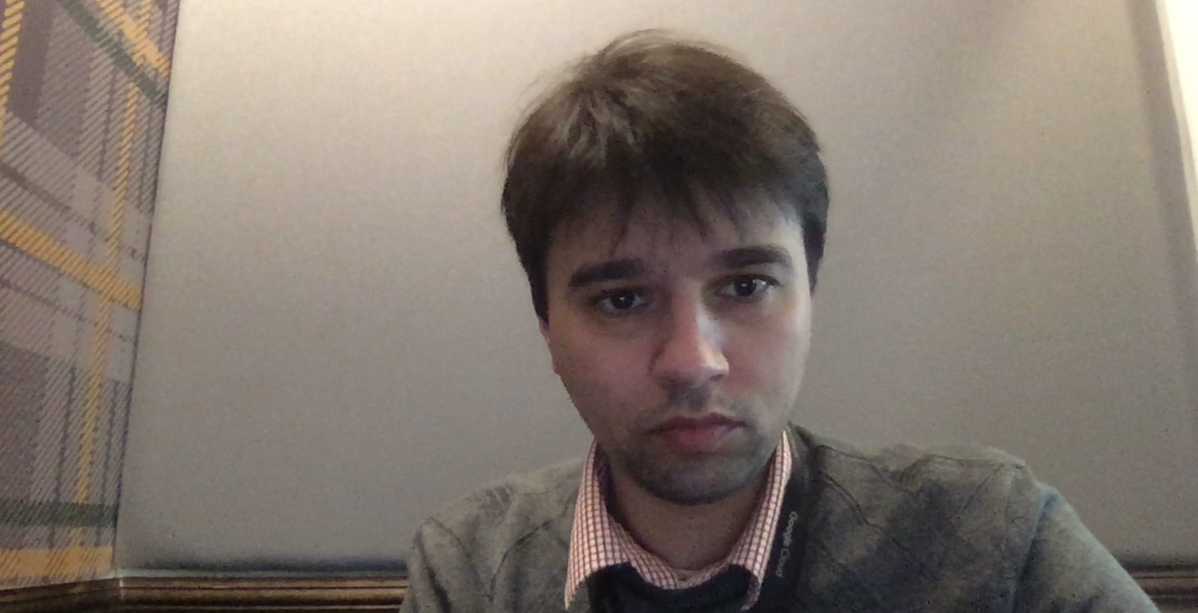
#> input picture aula-5-machine-learning-aplicado/imagens/analise-face-michel.PNG, 2395 x 1226 px (shown at 1/2 size); its folder holds 4 pictures in this run
$ jupyter execute --allow-errors deep-learning-captcha-colab.ipynb   (shell and % lines are left out)
#> lines starting #> are read from the running program, lines starting #| are printed output that depends on the picture
# Utilizando deep-learning para solução de captcha

> Atenção: este notebook foi desenhado para funcionar no **Google Collab**. Se pretende executar localmente prefira a versão local deste notebook, sem o sufixo ```-collab```.

## 1. Requerimentos

Todas as bibliotecas já estão instaladas no Google Colab.

* OpenCV>=4.0.0
* Keras>=2.3.1
* Matplotlib>=3.1.3
* Seaborn>=0.0.10
* Scikit Learn>=0.22.1
* Imutils>=0.5.3

### 1.2 Arquivos

Baixe o repositório do GitHub utilizando o comando abaixo. Em caso de atualização, utilize o comando para apagar o diretório antes.

Vamos agora posicionar o diretório do repositório para a aula respectiva. Nesse caso envie o comando de mudança de diretório.

[cell 1]
%cd fiap-ml-visao-computacional/aula-5-machine-learning-aplicado/

Importação das bibliotecas que serão utilizadas.

[cell 2]
import numpy as np
import matplotlib.image as mpimg
import matplotlib.pyplot as plt
import seaborn as sns
import cv2
import glob
import os
from sklearn.model_selection import train_test_split
from sklearn.preprocessing import LabelBinarizer

from imutils import paths
import imutils

#Exibição na mesma tela do Jupyter

plt.style.use('seaborn')
sns.set_style("whitegrid", {'axes.grid' : False})

from keras.models import Sequential, load_model
from keras.layers.core import Dense, Dropout, Activation

from keras.models import Sequential
from keras.layers import Dense, Conv2D, Dropout, Flatten, MaxPooling2D

Para criar um modelo de Deep Learning para reconhecimento de caracteres, vamos utilizar a base conhecida gerada de um sistema de captcha que foi utilizado nos sistemas do Tribunal Regional do Trabalho de São Paulo.

Neste exemplo, vamos utilizar somente os caracteres que aparecem na maior parte dos desafios de captcha, que na coleta foram de 33 letras e números.

A arquitetura e alguns componentes foram adaptados deste [artigo](https://towardsdatascience.com/image-classification-in-10-minutes-with-mnist-dataset-54c35b77a38d) de Orhan Gazi Yalçın.

## 2. Pré-processamento

### 2.1 Identificando as classes

Como um gerador de captchas nem sempre explora todo o alfabeto, vamos identificar exatamente quais as letras são utilizadas para listar todas as possíveis classes deste problema.

[cell 3]
pasta_imagens_treino = "captcha/imagens/"

lista_classes = []

for file in glob.glob(os.path.join("captcha/imagens/", "*")):
    lista_classes.append(file.split("/")[-1])
#> pass 2 of the loop `for file in glob.glob(os.path.join("captcha/imagens/", "*")):`:
#> pass 3 of the loop `for file in glob.glob(os.path.join("captcha/imagens/", "*")):`:
#> the loop made 4 passes; the first 3 are shown

lista_classes = list(set(lista_classes))
print(lista_classes)
print(len(lista_classes))

### 2.2 Enquadramento de imagem

Vamos deixar uma borda de segurança entre as letras para evitar classificações indevidas.

[cell 4]
def redimensionar_borda(imagem, comprimento, altura):

    # Obtendo as dimensões da imagem
    (h, w) = imagem.shape[:2]

    # Vamos deixar as imagens quadradas, logo se o comprimento for maior que a altura
    if w > h:
        imagem = imutils.resize(imagem, width=comprimento)
    else:
        imagem = imutils.resize(imagem, height=altura)

    # Ajustando a borda
    padW = int((comprimento - imagem.shape[1]) / 2)
    padH = int((altura - imagem.shape[0]) / 2)

    imagem = cv2.copyMakeBorder(imagem, padH, padH, padW, padW, cv2.BORDER_CONSTANT, value=[255,255,255])
    imagem = cv2.resize(imagem, (comprimento, altura), interpolation=cv2.INTER_LANCZOS4)

    return imagem

Exemplo de imagem com tamanho despadronizado.

[cell 5]
imagem = cv2.imread("captcha/imagens/i/000001_3ibaz.png")
#> (the rest of this cell did not finish here and is left out)

#> (a cell that did not finish here is left out)

Exemplo de imagem padronizada, com margem de segurança e tamanho único.

#> (a cell that did not finish here is left out)

### 2.3 Treinamento

Colecionando imagens para treinamento e realizando pequenos ajustes para posterior uso na biblioteca de deep-learning do Keras.

[cell 8]
classes = []
dados_imagem = []

for imagem_caminho in paths.list_images(pasta_imagens_treino):

    # Obtendo imagem e convertendo para escala de cinza
    imagem = cv2.imread(imagem_caminho)
#> imagem is the input picture: shape (1226, 2395, 3); mean B, G, R 111.2, 119.9, 130.4
    imagem = cv2.cvtColor(imagem, cv2.COLOR_BGR2GRAY)
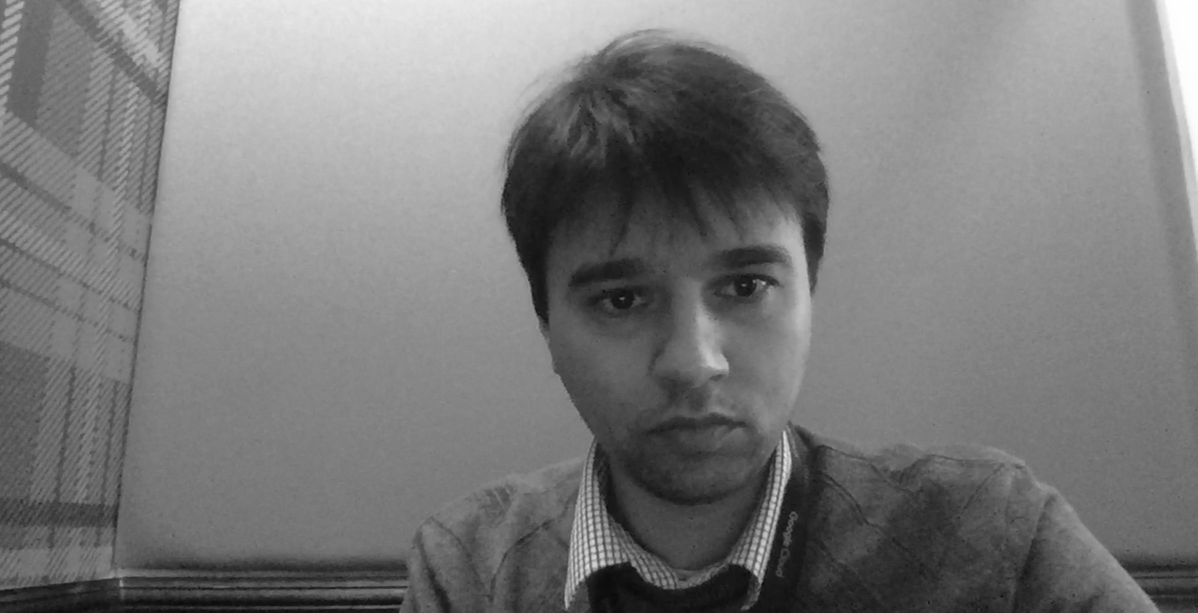
#> imagem: shape (1226, 2395) (shown at 1/2 size); min 7, max 255, mean 122
    imagem = redimensionar_borda(imagem, 20, 20)
#> call 2 of redimensionar_borda, with comprimento = 20, altura = 20
#> in redimensionar_borda (call 2), `imagem = cv2.copyMakeBorder(imagem, padH, padH, padW, padW, cv2.BORDER..`:
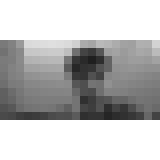
#> imagem: shape (20, 20) (shown 8 times larger); min 31, max 255, mean 188.5

    # Adicionando uma terceira dimensão (Canal Normalizado) conforme especificação do Keras
    imagem = np.expand_dims(imagem, axis=2)

    # Obtendo a caractere pelo nome do diretório
    classe = imagem_caminho.split(os.path.sep)[-2]

    dados_imagem.append(imagem)
    classes.append(classe)
#> pass 2 of the loop `for imagem_caminho in paths.list_images(pasta_imagens_treino):`:
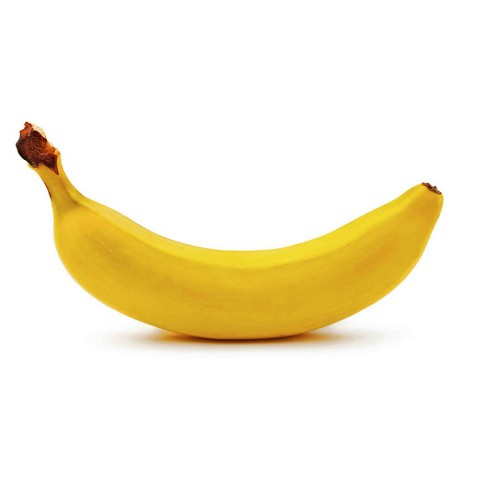
#> input picture aula-5-machine-learning-aplicado/imagens/banana.jpeg, 488 x 488 px
#> imagem is the input picture: shape (488, 488, 3); mean B, G, R 219.5, 241.1, 248.4
#> `imagem = cv2.cvtColor(imagem, cv2.COLOR_BGR2GRAY)`:
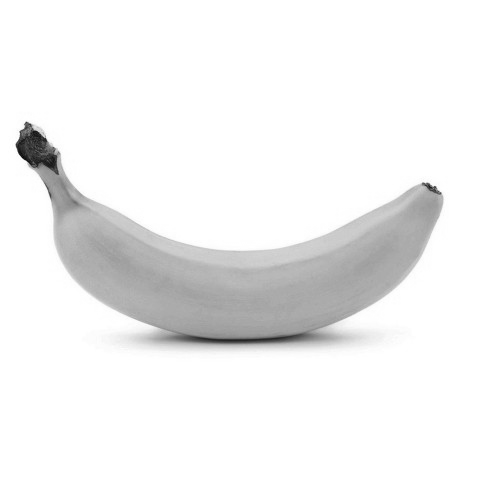
#> imagem: shape (488, 488); min 10, max 255, mean 240.8
#> in redimensionar_borda (call 3), `imagem = imutils.resize(imagem, height=altura)`:
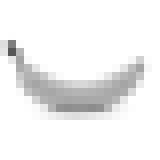
#> imagem: shape (20, 20) (shown 8 times larger); min 87, max 255, mean 240.8
#> pass 3 of the loop `for imagem_caminho in paths.list_images(pasta_imagens_treino):`:
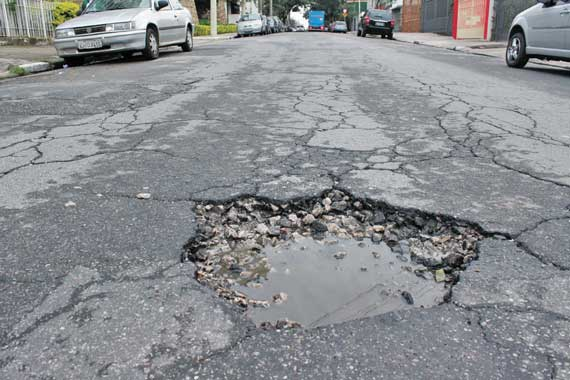
#> input picture aula-5-machine-learning-aplicado/imagens/buraco.jpg, 570 x 380 px
#> imagem is the input picture: shape (380, 570, 3); mean B, G, R 143.9, 141, 138.2
#> in redimensionar_borda (call 4), `imagem = cv2.resize(imagem, (comprimento, altura), interpolation=cv2.I..`:
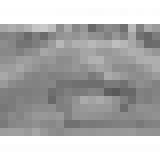
#> imagem: shape (20, 20) (shown 8 times larger); min 89, max 255, mean 175.8
#> the loop made 4 passes; the first 3 are shown

Ao todo temos as seguintes quantidades de exemplos:

[cell 9]
len(classes), len(dados_imagem)

Vamos também simplificar a informação de escala de cinza. Utilizaremos a forma normalizada, dividindo todos os valores por 255. Desta forma um pixel 100% branco seria 1, e outro 100% preto seria 0.

[cell 10]
dados_imagem = np.array(dados_imagem, dtype="float") / 255
classes = np.array(classes)

Realizando a divisão de treinamento e validação.

[cell 11]
(x_train, x_test, y_train, y_test) = train_test_split(dados_imagem, classes, test_size=0.3,
                                                      random_state=0)

len(x_train), len(x_test)

O Keras trabalha com uma forma diferente dos dados. Ao invés de utilizar as 3 dimensões, precisaremos de mais uma dimensão para incluir as imagens que farão parte dos treinamentos e testes, obtendo **Número de Imagens, Comprimento, Largura, Canal Normalizado**.

[cell 12]
print("Formato de dados da API Keras", x_train[0].shape)
#| Formato de dados da API Keras (20, 20, 1)

[cell 13]
print('Imagens de treino (x) 20 x 20:', x_train.shape)
#| Imagens de treino (x) 20 x 20: (2, 20, 20, 1)
print('Quantidade de imagens de treino', x_train.shape[0])
#| Quantidade de imagens de treino 2
print('Quantidade de imagens de treino', x_test.shape[0])
#| Quantidade de imagens de treino 2

Agora vamos definir a entrada dos dados, neste caso precisa ser exatamente da mesma forma que as imagens forem treinadas. Isso é portante pois a rede neural estará preparada para inferir somente imagens com este tamanho.

[cell 14]
shape_entrada = (20, 20, 1)

Incluindo codificação _one-hot_, ou seja, um conjunto de dados que está associado as classes, logo um dos 33 caracteres será codificado com bit 1 de acordo com sua posição na lista.

[cell 15]
lb = LabelBinarizer().fit(y_train)
y_train = lb.transform(y_train)
y_test = lb.transform(y_test)

Exemplo de uma amostra:

[cell 16]
print(lista_classes)
#> (the rest of this cell did not finish here and is left out)

[cell 17]
y_train[1]

Abaixo vamos constuir um modelo simples, do zero. Como as imagens são bem simples, diversas arquiteturas funcionam.

Quando lidamos com objetos mais complexos, é bem comum optarmos por arquiteturas abertas como por exemplo:

*[VGG](http://www.robots.ox.ac.uk/~vgg/research/very_deep/) de Oxford
*[ResNet](https://arxiv.org/abs/1512.03385) da Microsoft
*[Inception](https://github.com/google/inception) do Google
*[Xception](https://arxiv.org/abs/1610.02357) do Google

Depois de avaliar estas arquiteturas, é possível adapta-las para classificar imagens específicas, isso se dá alterando as últimas camadas. É o que chamamos também de **Transfer Learning**.

Neste [link](https://medium.com/@sidereal/cnns-architectures-lenet-alexnet-vgg-googlenet-resnet-and-more-666091488df5) você pode encontrar mais sobre outras arquiteturas.

[cell 18]
numero_classes = len(lista_classes)
numero_classes

### 2.4 Arquitetura

Partimos de um modelo simples que na maioria das vezes resolve problemas de OCR como esse. Como foi citado, identificações mais complexas utilizamos outras aboragens ou evolução de uma arquitetura inicial como esta.

#> (a cell that did not finish here is left out)

Para revisão de funções de ativação, em particular [Relu](https://matheusfacure.github.io/2017/07/12/activ-func/).

[cell 20]
x_train[0].shape
#> Out = (20, 20, 1)
